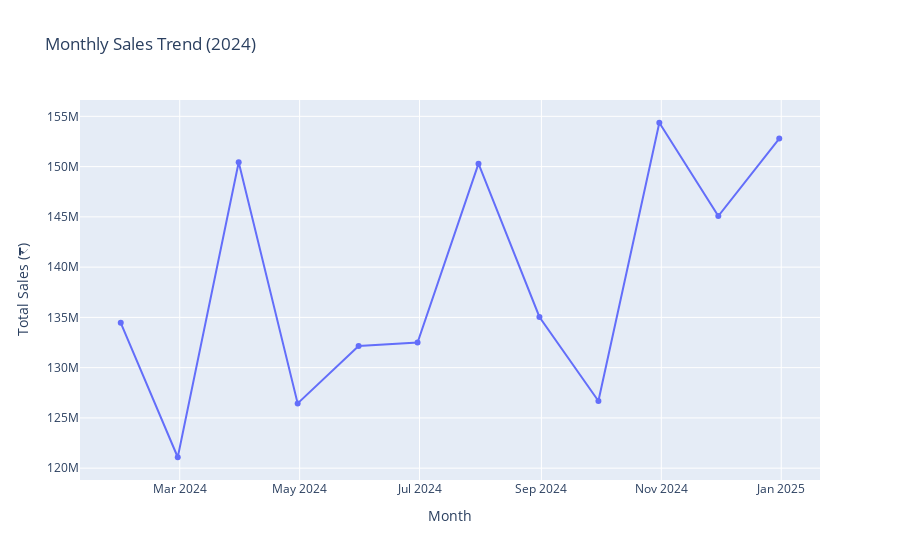

The notebook cell this image was saved under:
### Code cell
import plotly.express as px

fig = px.line(
    monthly_sales,
    x='Month',
    y='TotalSales',
    markers=True,
    title='Monthly Sales Trend (2024)'
)
fig.update_layout(xaxis_title='Month', yaxis_title='Total Sales (₹)')
fig.show()

### Figure 1 — Plotly figure (JSON) as saved in the notebook; plotly's stock layout.template omitted (floating-point values rounded to 4 significant figures)
{"data": [{"hovertemplate": "Month=%{x}<br>TotalSales=%{y}<extra></extra>", "legendgroup": "", "line": {"color": "#636efa", "dash": "solid"}, "marker": {"symbol": "circle"}, "mode": "lines+markers", "name": "", "orientation": "v", "showlegend": false, "type": "scatter", "x": ["2024-01-31T00:00:00.000000000", "2024-02-29T00:00:00.000000000", "2024-03-31T00:00:00.000000000", "2024-04-30T00:00:00.000000000", "2024-05-31T00:00:00.000000000", "2024-06-30T00:00:00.000000000", "2024-07-31T00:00:00.000000000", "2024-08-31T00:00:00.000000000", "2024-09-30T00:00:00.000000000", "2024-10-31T00:00:00.000000000", "2024-11-30T00:00:00.000000000", "2024-12-31T00:00:00.000000000"], "xaxis": "x", "y": [134500000.0, 121100000.0, 150400000.0, 126400000.0, 132200000.0, 132500000.0, 150300000.0, 135000000.0, 126700000.0, 154400000.0, 145100000.0, 152800000.0], "yaxis": "y"}], "layout": {"legend": {"tracegroupgap": 0}, "title": {"text": "Monthly Sales Trend (2024)"}, "xaxis": {"anchor": "y", "domain": [0, 1], "title": {"text": "Month"}}, "yaxis": {"anchor": "x", "domain": [0, 1], "title": {"text": "Total Sales (₹)"}}}}
